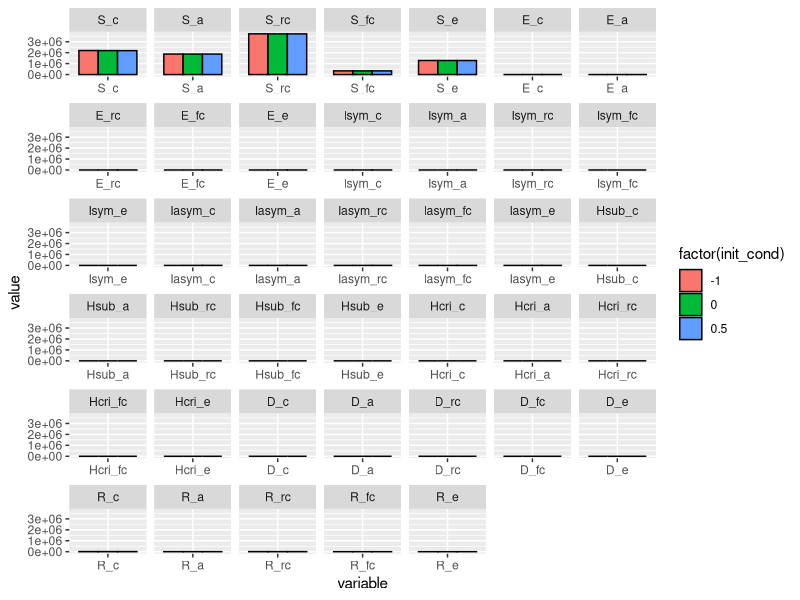
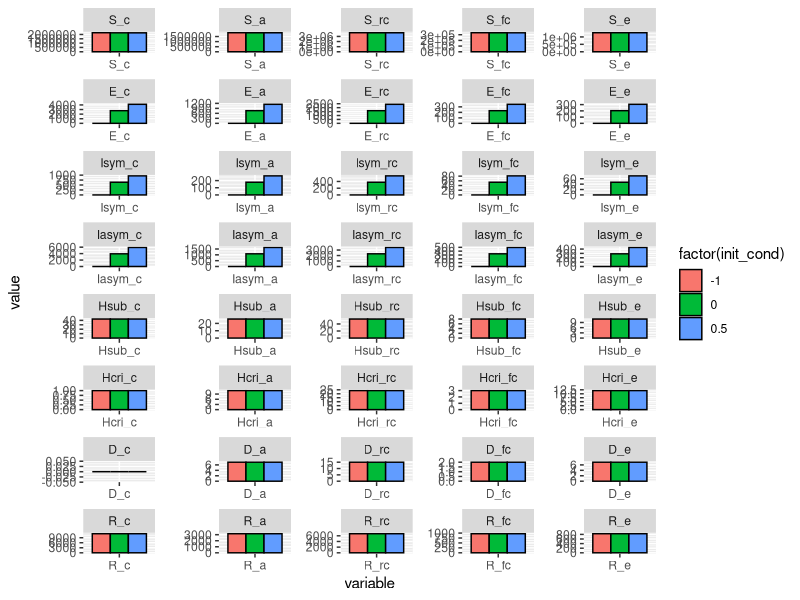

The R source for these figures, in order:
rm(list=ls())
require(reshape2)
require(ggplot2)

df.in = read.csv('OUTPUT/2020-10-07_targetInits.csv')[1:3,]

Rescale_target = function(init_cond=0.03, X0_target=df.in[1,-1]){
  mat.inits = matrix(unlist(X0_target), nrow=5)
  rownames(mat.inits) = c('c', 'a', 'rc', 'fc', 'e')
  colnames(mat.inits) = c('S', 'E', 'Isym', 'Iasym', 'Hsub', 'Hcri', 'D', 'R')
  
  mat.inits_rescaled = mat.inits
  mat.inits_rescaled[,"S"] = mat.inits[,"S"] - init_cond*rowSums(mat.inits[,c("E", "Isym", "Iasym")])
  mat.inits_rescaled[,c("E", "Isym", "Iasym")] = (1+init_cond)*mat.inits[,c("E", "Isym", "Iasym")]
  
    #print(mat.inits)
    #print(mat.inits_rescaled)
  return(mat.inits_rescaled)
}

Rescale_target()



### Everything after this is to visualize the differences. It doesn't work too well b/c S >>> everything else

temp.res = do.call('rbind', sapply(1:3, function(x){
  res = do.call('rbind', sapply(c(-1, 0, 0.5), function(y){
    return(list(c(Rescale_target(y, df.in[x,-1]),'init_cond' = y)))
  }))
  res = as.data.frame(res)
  res$region = df.in$region[x]
  return(list(res))
}))

colnames(temp.res)[1:40] = colnames(df.in)[-1]


melt.res = melt(temp.res, c('init_cond', 'region'))

ggplot(melt.res[melt.res$region == 'nyc',], aes(x = variable, y = value, fill = factor(init_cond))) + geom_bar(stat = 'identity', color = 'black', position='dodge') + facet_wrap('variable', scales = 'free_x')
ggplot(melt.res[melt.res$region == 'nyc',], aes(x = variable, y = value, fill = factor(init_cond))) + 
  geom_bar(stat = 'identity', color = 'black', position='dodge') + 
  facet_wrap('variable', scales = 'free', ncol=5)
